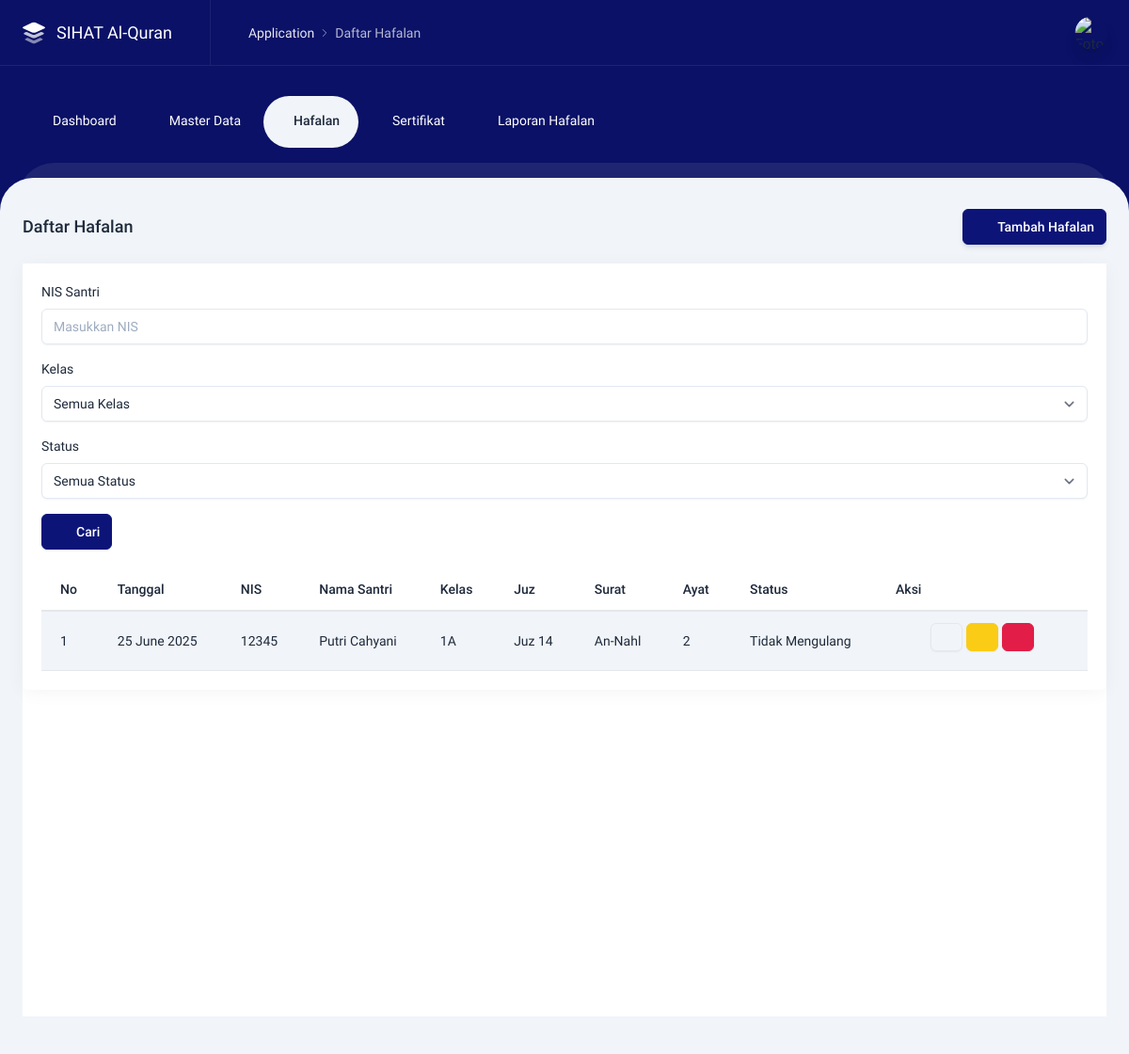
The app's page /admin/daftar-hafalan.php (signed in) with its own data.
### tables this page shows
CREATE TABLE `tb_hafalan_baru` (
  `id` int NOT NULL,
  `id_santri` int NOT NULL,
  `id_kelas` int NOT NULL,
  `tanggal` varchar(15) NOT NULL,
  `juz` varchar(100) NOT NULL,
  `surat` varchar(100) NOT NULL,
  `ayat` varchar(100) NOT NULL,
  `status` enum('Mengulang','Tidak Mengulang') DEFAULT 'Tidak Mengulang',
  `created_at` varchar(100) NOT NULL,
  `updated_at` varchar(100) NOT NULL
);

CREATE TABLE `tb_santri` (
  `id` bigint UNSIGNED NOT NULL,
  `nis` varchar(20) NOT NULL,
  `kelas` varchar(255) NOT NULL,
  `nama` varchar(255) NOT NULL,
  `tempatlahir` varchar(255) NOT NULL,
  `tanggallahir` varchar(255) NOT NULL,
  `nama_ortu` varchar(255) NOT NULL,
  `email_ortu` varchar(20) NOT NULL,
  `alamat` varchar(255) NOT NULL,
  `created_at` varchar(40) DEFAULT NULL,
  `updated_at` varchar(40) DEFAULT NULL
);

CREATE TABLE `tb_kelas` (
  `id` bigint UNSIGNED NOT NULL,
  `nama_kelas` varchar(255) DEFAULT NULL,
  `wali_kelas` varchar(255) DEFAULT NULL,
  `created_at` timestamp NULL DEFAULT NULL,
  `updated_at` timestamp NULL DEFAULT NULL
);

### admin/daftar-hafalan.php (the view, shortened to what this page needs)
<?php
$title = 'Daftar Hafalan';
include 'layouts/header.php';
include 'layouts/navbar.php';
$nisFilter = $_GET['nis'] ?? '';
?>
<div class="content content--top-nav">
  <div class="intro-y flex flex-col sm:flex-row items-center mt-8">
    <h2 class="text-lg font-medium mr-auto"><?= $title ?></h2>
    <div class="w-full sm:w-auto flex mt-4 sm:mt-0">
      <a href="hafalan-baru.php" class="btn btn-primary shadow-md">
        <i data-lucide="plus" class="w-4 h-4 mr-2"></i> Tambah Hafalan
      </a>
    </div>
  </div>
  <div class="min-h-screen bg-white col-span-12">
    <div class="intro-y box mt-5">
      <div class="overflow-x-auto">
        <div class="p-5">
          <form method="GET" class="mb-5">
            <div class="grid grid-cols-1 md:grid-cols-4 gap-4">
              <div>
                <label class="form-label">NIS Santri</label>
                <input type="text" name="nis" class="form-control" placeholder="Masukkan NIS" value="<?= htmlspecialchars($nisFilter) ?>">
              </div>
              <div>
                <label class="form-label">Kelas</label>
                <select name="kelas" class="form-control">
                  <option value="">Semua Kelas</option>
                </select>
              </div>
              <div>
                <label class="form-label">Status</label>
                <select name="status" class="form-control">
                  <option value="">Semua Status</option>
                </select>
              </div>
              <div class="flex items-end gap-2">
                <button type="submit" class="btn btn-primary">
                  <i data-lucide="search" class="w-4 h-4 mr-2"></i> Cari
                </button>
              </div>
            </div>
          </form>
          <div class="grid grid-cols-12 gap-x-5">
            <div class="col-span-12">
              <table id="hafalanTable" class="display table table-striped">
                <thead>
                  <tr>
                    <th>No</th>
                    <th>Tanggal</th>
                    <th>NIS</th>
                    <th>Nama Santri</th>
                    <th>Kelas</th>
                    <th>Juz</th>
                    <th>Surat</th>
                    <th>Ayat</th>
                    <th>Status</th>
                    <th>Aksi</th>
                  </tr>
                </thead>
                <tbody>
                  <?php
                  $nomor_urut = 1;
                  $hasil = null;
                  $base_query = "SELECT h.*, s.nis, s.nama, k.nama_kelas as kelas
                                FROM tb_hafalan_baru h
                                INNER JOIN tb_santri s ON h.id_santri = s.id
                                INNER JOIN tb_kelas k ON h.id_kelas = k.id";
                  $base_query .= " ORDER BY h.updated_at DESC, h.tanggal DESC";
                  if ($stmt = mysqli_prepare($koneksi, $base_query)) {
                    mysqli_stmt_execute($stmt);
                    $hasil = mysqli_stmt_get_result($stmt);
                  } else {
                    echo "<tr><td colspan='10' class='text-center text-danger'>Error preparing statement: " . mysqli_error($koneksi) . "</td></tr>";
                  }
                  if (!empty($hasil) && mysqli_num_rows($hasil) > 0):
                    while ($data = mysqli_fetch_assoc($hasil)):
                  ?>
                  <tr>
                    <td><?= $nomor_urut++ ?></td>
                    <td><?= !empty($data['tanggal']) ? date('d F Y', strtotime($data['tanggal'])) : '-' ?></td>
                    <td><?= htmlspecialchars($data['nis'] ?? '-') ?></td>
                    <td><?= htmlspecialchars($data['nama'] ?? '-') ?></td>
                    <td><?= htmlspecialchars($data['kelas'] ?? '-') ?></td>
                    <td><?= htmlspecialchars($data['juz'] ?? '-') ?></td>
                    <td><?= htmlspecialchars($data['surat'] ?? '-') ?></td>
                    <td><?= htmlspecialchars($data['ayat'] ?? '-') ?></td>
                    <td>
                      <?php if (strtolower($data['status']) == 'tidak mengulang'): ?>
                        <span class="text-black">
                          Tidak Mengulang
                        </span>
                      <?php else: ?>
                        <span class="text-black">
                          Mengulang
                        </span>
                      <?php endif; ?>
                    </td>
                    <td class="table-report__action w-56">
                      <div class="flex justify-center items-center">
                        <a href="javascript:;" data-tw-toggle="modal" data-tw-target="#detail-hafalan<?= $data['id'] ?>" class="btn btn-info btn-sm mr-1 mb-2" title="Detail">
                          <i data-lucide="eye" class="w-4 h-4"></i>
                        </a>
                        <a href="javascript:;" data-tw-toggle="modal" data-tw-target="#edit-hafalanbaru<?= $data['id'] ?>" class="btn btn-warning btn-sm mr-1 mb-2" title="Edit">
                          <i data-lucide="edit" class="w-4 h-4"></i>
                        </a>
                        <a href="javascript:;" data-tw-toggle="modal" data-tw-target="#delete-modal-preview<?= $data['id']?>" class="btn btn-danger btn-sm mb-2" title="Hapus">
                          <i data-lucide="trash" class="w-4 h-4"></i>
                        </a>
                      </div>
                    </td>
                  </tr>
                  <?php
                    endwhile;
                  endif; ?>
                </tbody>
              </table>
            </div>
          </div>
        </div>
      </div>
    </div>
  </div>
<?php
include 'layouts/footer.php';
?>

### records on screen
tb_hafalan_baru: tanggal "25 June 2025", id_santri.nis "12345", id_santri.nama "Putri Cahyani", id_kelas.nama_kelas "1A", juz "Juz 14", surat "An-Nahl", ayat "2", status "Tidak Mengulang"

### other values on screen
$title "Daftar Hafalan"
